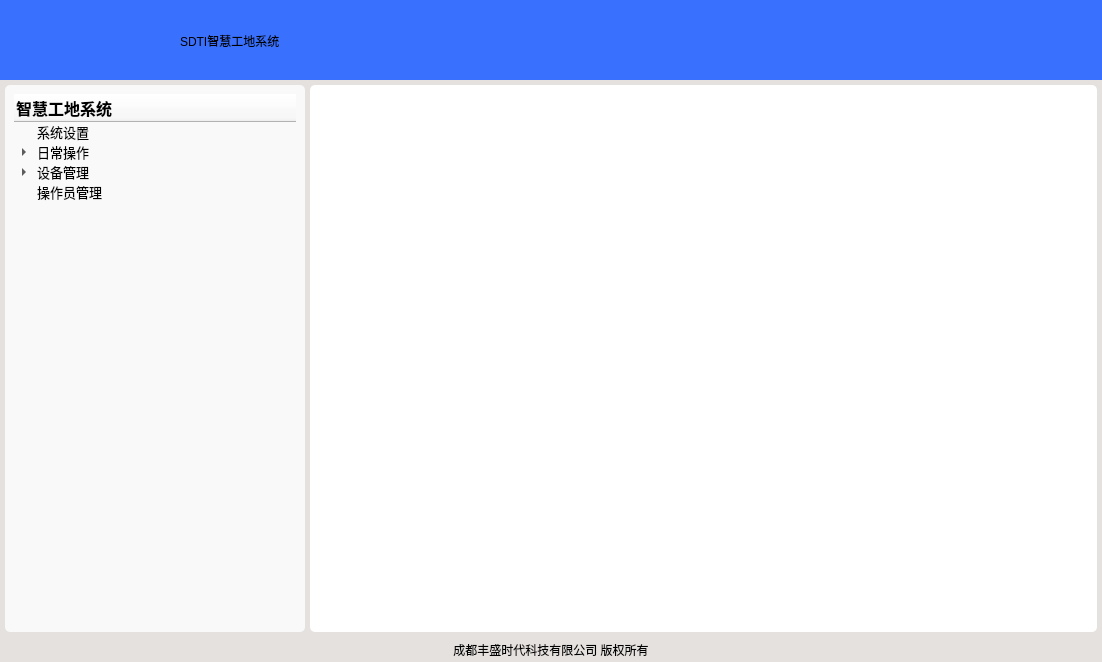
<?xml version="1.0" encoding="UTF-8"?>
<ui version="4.0">
 <class>Form</class>
 <widget class="QWidget" name="Form">
  <property name="geometry">
   <rect>
    <x>0</x>
    <y>0</y>
    <width>1102</width>
    <height>662</height>
   </rect>
  </property>
  <property name="sizePolicy">
   <sizepolicy hsizetype="Maximum" vsizetype="Maximum">
    <horstretch>0</horstretch>
    <verstretch>0</verstretch>
   </sizepolicy>
  </property>
  <property name="windowTitle">
   <string>Form</string>
  </property>
  <property name="autoFillBackground">
   <bool>false</bool>
  </property>
  <property name="styleSheet">
   <string notr="true">background-color: rgb(229, 225, 222);</string>
  </property>
  <layout class="QHBoxLayout" name="horizontalLayout_3">
   <property name="spacing">
    <number>0</number>
   </property>
   <property name="leftMargin">
    <number>0</number>
   </property>
   <property name="topMargin">
    <number>0</number>
   </property>
   <property name="rightMargin">
    <number>0</number>
   </property>
   <property name="bottomMargin">
    <number>0</number>
   </property>
   <item>
    <layout class="QVBoxLayout" name="verticalLayout">
     <property name="spacing">
      <number>0</number>
     </property>
     <property name="leftMargin">
      <number>0</number>
     </property>
     <property name="topMargin">
      <number>0</number>
     </property>
     <property name="rightMargin">
      <number>0</number>
     </property>
     <property name="bottomMargin">
      <number>0</number>
     </property>
     <item>
      <layout class="QHBoxLayout" name="horizontalLayout">
       <property name="spacing">
        <number>1</number>
       </property>
       <property name="sizeConstraint">
        <enum>QLayout::SetDefaultConstraint</enum>
       </property>
       <item>
        <widget class="QWidget" name="header" native="true">
         <property name="enabled">
          <bool>true</bool>
         </property>
         <property name="minimumSize">
          <size>
           <width>0</width>
           <height>80</height>
          </size>
         </property>
         <property name="maximumSize">
          <size>
           <width>16777215</width>
           <height>80</height>
          </size>
         </property>
         <property name="autoFillBackground">
          <bool>false</bool>
         </property>
         <property name="styleSheet">
          <string notr="true">background-color: rgb(57, 112, 254);

</string>
         </property>
         <widget class="QWidget" name="layoutWidget">
          <property name="geometry">
           <rect>
            <x>180</x>
            <y>0</y>
            <width>552</width>
            <height>82</height>
           </rect>
          </property>
          <layout class="QHBoxLayout" name="horizontalLayout_4">
           <property name="spacing">
            <number>0</number>
           </property>
           <item>
            <widget class="QLabel" name="label">
             <property name="minimumSize">
              <size>
               <width>200</width>
               <height>0</height>
              </size>
             </property>
             <property name="maximumSize">
              <size>
               <width>200</width>
               <height>16777215</height>
              </size>
             </property>
             <property name="styleSheet">
              <string notr="true">background-color: rgb(57, 112, 254);</string>
             </property>
             <property name="text">
              <string>SDTI智慧工地系统</string>
             </property>
            </widget>
           </item>
           <item>
            <widget class="QPushButton" name="pushButton">
             <property name="minimumSize">
              <size>
               <width>80</width>
               <height>80</height>
              </size>
             </property>
             <property name="maximumSize">
              <size>
               <width>80</width>
               <height>80</height>
              </size>
             </property>
             <property name="text">
              <string/>
             </property>
             <property name="icon">
              <iconset resource="resource.qrc">
               <normaloff>:/ico/resource/ico/1.jpg</normaloff>:/ico/resource/ico/1.jpg</iconset>
             </property>
             <property name="iconSize">
              <size>
               <width>70</width>
               <height>70</height>
              </size>
             </property>
             <property name="checkable">
              <bool>true</bool>
             </property>
             <property name="flat">
              <bool>true</bool>
             </property>
            </widget>
           </item>
           <item>
            <widget class="QPushButton" name="pushButton_2">
             <property name="minimumSize">
              <size>
               <width>80</width>
               <height>80</height>
              </size>
             </property>
             <property name="maximumSize">
              <size>
               <width>80</width>
               <height>80</height>
              </size>
             </property>
             <property name="text">
              <string/>
             </property>
             <property name="icon">
              <iconset resource="resource.qrc">
               <normaloff>:/ico/resource/ico/2.jpg</normaloff>:/ico/resource/ico/2.jpg</iconset>
             </property>
             <property name="iconSize">
              <size>
               <width>70</width>
               <height>70</height>
              </size>
             </property>
             <property name="checkable">
              <bool>true</bool>
             </property>
             <property name="flat">
              <bool>true</bool>
             </property>
            </widget>
           </item>
           <item>
            <widget class="QPushButton" name="pushButton_3">
             <property name="minimumSize">
              <size>
               <width>80</width>
               <height>80</height>
              </size>
             </property>
             <property name="maximumSize">
              <size>
               <width>80</width>
               <height>80</height>
              </size>
             </property>
             <property name="text">
              <string/>
             </property>
             <property name="icon">
              <iconset resource="resource.qrc">
               <normaloff>:/ico/resource/ico/3.jpg</normaloff>:/ico/resource/ico/3.jpg</iconset>
             </property>
             <property name="iconSize">
              <size>
               <width>70</width>
               <height>70</height>
              </size>
             </property>
             <property name="checkable">
              <bool>true</bool>
             </property>
             <property name="flat">
              <bool>true</bool>
             </property>
            </widget>
           </item>
           <item>
            <spacer name="horizontalSpacer">
             <property name="orientation">
              <enum>Qt::Horizontal</enum>
             </property>
             <property name="sizeHint" stdset="0">
              <size>
               <width>0</width>
               <height>0</height>
              </size>
             </property>
            </spacer>
           </item>
           <item>
            <widget class="QPushButton" name="pushButton_8">
             <property name="minimumSize">
              <size>
               <width>80</width>
               <height>80</height>
              </size>
             </property>
             <property name="maximumSize">
              <size>
               <width>80</width>
               <height>80</height>
              </size>
             </property>
             <property name="styleSheet">
              <string notr="true"/>
             </property>
             <property name="text">
              <string/>
             </property>
             <property name="icon">
              <iconset resource="resource.qrc">
               <normaloff>:/ico/resource/ico/exit.png</normaloff>:/ico/resource/ico/exit.png</iconset>
             </property>
             <property name="iconSize">
              <size>
               <width>70</width>
               <height>70</height>
              </size>
             </property>
             <property name="checkable">
              <bool>true</bool>
             </property>
             <property name="flat">
              <bool>true</bool>
             </property>
            </widget>
           </item>
          </layout>
         </widget>
        </widget>
       </item>
      </layout>
     </item>
     <item>
      <layout class="QHBoxLayout" name="horizontalLayout_2">
       <property name="leftMargin">
        <number>5</number>
       </property>
       <property name="topMargin">
        <number>5</number>
       </property>
       <property name="rightMargin">
        <number>5</number>
       </property>
       <property name="bottomMargin">
        <number>5</number>
       </property>
       <item>
        <widget class="QWidget" name="widget_2" native="true">
         <property name="minimumSize">
          <size>
           <width>300</width>
           <height>0</height>
          </size>
         </property>
         <property name="maximumSize">
          <size>
           <width>300</width>
           <height>16777215</height>
          </size>
         </property>
         <property name="sizeIncrement">
          <size>
           <width>300</width>
           <height>0</height>
          </size>
         </property>
         <property name="styleSheet">
          <string notr="true">background-color: rgb(249, 249, 249);
border-left-color: rgb(121, 121, 121);
border-radius:5px;</string>
         </property>
         <layout class="QVBoxLayout" name="verticalLayout_2">
          <item>
           <widget class="QTreeWidget" name="tree_menu">
            <property name="font">
             <font>
              <family>Microsoft YaHei UI Light</family>
              <pointsize>10</pointsize>
             </font>
            </property>
            <property name="frameShape">
             <enum>QFrame::Box</enum>
            </property>
            <property name="frameShadow">
             <enum>QFrame::Raised</enum>
            </property>
            <property name="animated">
             <bool>true</bool>
            </property>
            <column>
             <property name="text">
              <string>智慧工地系统</string>
             </property>
             <property name="toolTip">
              <string/>
             </property>
             <property name="font">
              <font>
               <family>Agency FB</family>
               <pointsize>12</pointsize>
               <weight>75</weight>
               <bold>true</bold>
              </font>
             </property>
             <property name="icon">
              <iconset resource="resource.qrc">
               <normaloff>:/ico/resource/ico/main.jpg</normaloff>:/ico/resource/ico/main.jpg</iconset>
             </property>
            </column>
            <item>
             <property name="text">
              <string>系统设置</string>
             </property>
            </item>
            <item>
             <property name="text">
              <string>日常操作</string>
             </property>
             <property name="font">
              <font>
               <family>Agency FB</family>
               <pointsize>10</pointsize>
              </font>
             </property>
             <property name="icon">
              <iconset resource="resource.qrc">
               <normaloff>:/ico/resource/ico/2.jpg</normaloff>
               <normalon>:/ico/resource/ico/1.jpg</normalon>:/ico/resource/ico/2.jpg</iconset>
             </property>
             <property name="flags">
              <set>ItemIsSelectable|ItemIsDropEnabled|ItemIsUserCheckable|ItemIsEnabled</set>
             </property>
             <item>
              <property name="text">
               <string>人员信息采集</string>
              </property>
             </item>
             <item>
              <property name="text">
               <string>人员信息查询</string>
              </property>
             </item>
             <item>
              <property name="text">
               <string>人员考勤数据管理</string>
              </property>
             </item>
            </item>
            <item>
             <property name="text">
              <string>设备管理</string>
             </property>
             <item>
              <property name="text">
               <string>采集设备</string>
              </property>
             </item>
             <item>
              <property name="text">
               <string>考勤设备</string>
              </property>
             </item>
             <item>
              <property name="text">
               <string>显示屏设备</string>
              </property>
             </item>
            </item>
            <item>
             <property name="text">
              <string>操作员管理</string>
             </property>
            </item>
           </widget>
          </item>
         </layout>
        </widget>
       </item>
       <item>
        <layout class="QVBoxLayout" name="verticalLayout_3" stretch="0">
         <property name="spacing">
          <number>0</number>
         </property>
         <property name="leftMargin">
          <number>5</number>
         </property>
         <property name="topMargin">
          <number>0</number>
         </property>
         <property name="rightMargin">
          <number>0</number>
         </property>
         <property name="bottomMargin">
          <number>0</number>
         </property>
         <item>
          <widget class="QWidget" name="main_content" native="true">
           <property name="sizePolicy">
            <sizepolicy hsizetype="Expanding" vsizetype="Expanding">
             <horstretch>0</horstretch>
             <verstretch>0</verstretch>
            </sizepolicy>
           </property>
           <property name="minimumSize">
            <size>
             <width>500</width>
             <height>0</height>
            </size>
           </property>
           <property name="styleSheet">
            <string notr="true">background-color: rgb(255, 255, 255);
border-radius:5px;</string>
           </property>
          </widget>
         </item>
        </layout>
       </item>
      </layout>
     </item>
     <item>
      <widget class="QLabel" name="label_2">
       <property name="minimumSize">
        <size>
         <width>0</width>
         <height>25</height>
        </size>
       </property>
       <property name="maximumSize">
        <size>
         <width>16777215</width>
         <height>25</height>
        </size>
       </property>
       <property name="text">
        <string>成都丰盛时代科技有限公司 版权所有</string>
       </property>
       <property name="alignment">
        <set>Qt::AlignCenter</set>
       </property>
      </widget>
     </item>
    </layout>
   </item>
  </layout>
 </widget>
 <resources>
  <include location="resource.qrc"/>
 </resources>
 <connections/>
</ui>
